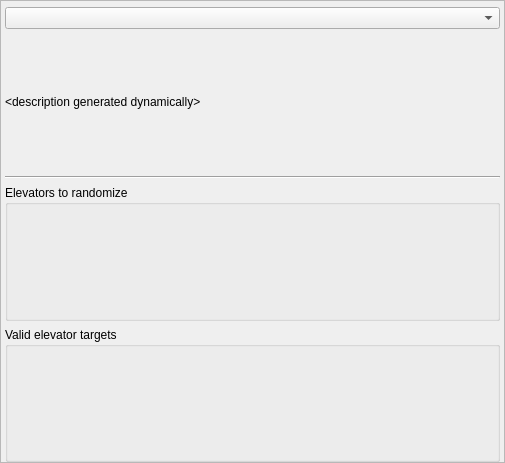
<?xml version="1.0" encoding="UTF-8"?>
<ui version="4.0">
 <class>PresetElevatorsDread</class>
 <widget class="QMainWindow" name="PresetElevatorsDread">
  <property name="geometry">
   <rect>
    <x>0</x>
    <y>0</y>
    <width>505</width>
    <height>463</height>
   </rect>
  </property>
  <property name="windowTitle">
   <string>Elevators</string>
  </property>
  <widget class="QWidget" name="centralWidget">
   <property name="maximumSize">
    <size>
     <width>16777215</width>
     <height>16777215</height>
    </size>
   </property>
   <layout class="QVBoxLayout" name="elevator_parent_layout">
    <property name="leftMargin">
     <number>0</number>
    </property>
    <property name="topMargin">
     <number>0</number>
    </property>
    <property name="rightMargin">
     <number>0</number>
    </property>
    <property name="bottomMargin">
     <number>0</number>
    </property>
    <item>
     <widget class="QScrollArea" name="elevator_scroll_area">
      <property name="widgetResizable">
       <bool>true</bool>
      </property>
      <widget class="QWidget" name="elevator_scroll_area_contents">
       <property name="geometry">
        <rect>
         <x>0</x>
         <y>0</y>
         <width>503</width>
         <height>461</height>
        </rect>
       </property>
       <layout class="QVBoxLayout" name="elevator_layout">
        <property name="leftMargin">
         <number>4</number>
        </property>
        <property name="topMargin">
         <number>6</number>
        </property>
        <property name="rightMargin">
         <number>4</number>
        </property>
        <property name="bottomMargin">
         <number>0</number>
        </property>
        <item>
         <widget class="ScrollProtectedComboBox" name="elevators_combo"/>
        </item>
        <item>
         <widget class="QLabel" name="elevators_description_label">
          <property name="text">
           <string>&lt;html&gt;&lt;head/&gt;&lt;body&gt;&lt;p&gt;&amp;lt;description generated dynamically&amp;gt;&lt;/p&gt;&lt;/body&gt;&lt;/html&gt;</string>
          </property>
          <property name="scaledContents">
           <bool>true</bool>
          </property>
          <property name="wordWrap">
           <bool>true</bool>
          </property>
         </widget>
        </item>
        <item>
         <widget class="Line" name="elevators_line_3">
          <property name="orientation">
           <enum>Qt::Horizontal</enum>
          </property>
         </widget>
        </item>
        <item>
         <widget class="QGroupBox" name="elevators_source_group">
          <property name="title">
           <string>Elevators to randomize</string>
          </property>
          <layout class="QGridLayout" name="elevators_source_layout">
           <property name="leftMargin">
            <number>1</number>
           </property>
           <property name="topMargin">
            <number>1</number>
           </property>
           <property name="rightMargin">
            <number>1</number>
           </property>
           <property name="bottomMargin">
            <number>1</number>
           </property>
           <property name="spacing">
            <number>3</number>
           </property>
          </layout>
         </widget>
        </item>
        <item>
         <widget class="QGroupBox" name="elevators_target_group">
          <property name="title">
           <string>Valid elevator targets</string>
          </property>
          <layout class="QGridLayout" name="elevators_target_layout">
           <property name="leftMargin">
            <number>1</number>
           </property>
           <property name="topMargin">
            <number>1</number>
           </property>
           <property name="rightMargin">
            <number>1</number>
           </property>
           <property name="bottomMargin">
            <number>1</number>
           </property>
           <property name="spacing">
            <number>3</number>
           </property>
          </layout>
         </widget>
        </item>
       </layout>
      </widget>
     </widget>
    </item>
   </layout>
  </widget>
 </widget>
 <layoutdefault spacing="6" margin="11"/>
 <customwidgets>
  <customwidget>
   <class>ScrollProtectedComboBox</class>
   <extends>QComboBox</extends>
   <header>randovania/gui/lib/scroll_protected.h</header>
  </customwidget>
 </customwidgets>
 <resources/>
 <connections/>
</ui>
